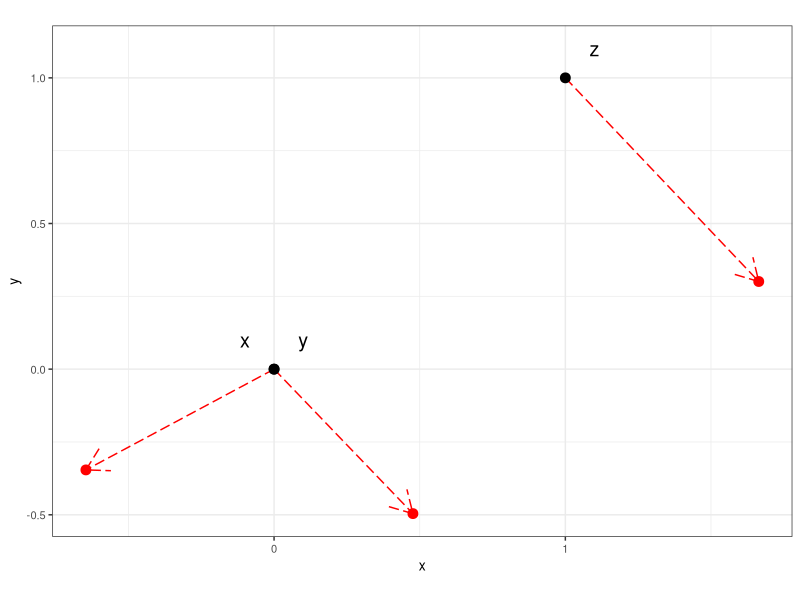
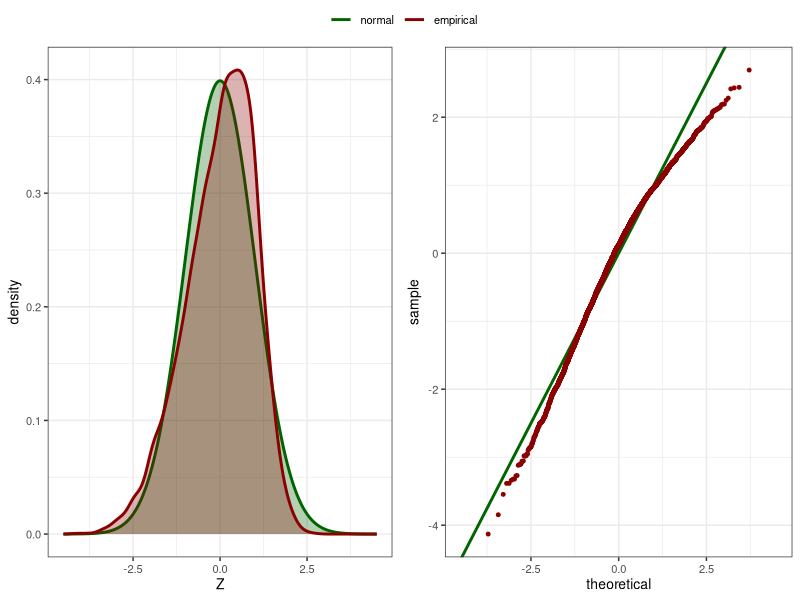

The R script that drew these images, in order: (Note: a time limit stopped this script after it produced the figures.)
## ---- chunk 1
knitr::opts_chunk$set(echo=TRUE)
knitr::opts_knit$set(root.dir="/home/robin/Documents/Conferences/AISTATS/2022/Code")
## ---- chunk 2
library("ggplot2") # general plotting
library("ggpubr") # combining plots
## ---- chunk 3
ntimes <- 5000 # number of noise replicates to investigate normality
maxdim <- 10000 # maximal dimension of the data set to be investigated
dims <- round(exp(seq(log(2), log(maxdim), length.out=10))) # dimensions to study from log-scale
a <- 0.75 # magnitude of noise: per dimension we sample noise uniformly from [-a, a]
## ---- chunk 4
sequences <- list()

# bounded 2-norm, bounded infinity-norm
sequences[[1]] <- rbind(rep(0, maxdim), rep(0, maxdim), c(1, rep(0, maxdim - 1)))

# increasing 2-norm, bounded infinity-norm
sequences[[2]] <- rbind(rep(0, maxdim), rep(0, maxdim), rep(1, maxdim))

# increasing 2-norm, increasing infinity-norm
sequences[[3]] <- rbind(rep(0, maxdim), rep(0, maxdim), (1:maxdim)^(1/4 - 0.01)) 
## ---- chunk 5
idx <- 2
x <- sequences[[idx]][1,]; y <- sequences[[idx]][2,]; z <- sequences[[idx]][3,]
## ---- chunk 6
set.seed(12)
X <- data.frame(x=c(x[1], y[1], z[1]), y=c(x[2], y[2], z[2]))
XN <- X + matrix(runif(2 * 3, min=-a, max=a), ncol=2)

ggplot(X, aes(x=x, y=y)) +
  geom_segment(x=X[,1], y=X[,2], xend=XN[,1], yend=XN[,2], color="red", arrow=arrow(), linetype=5) +
  geom_point(size=3) +
  geom_point(data=XN, col="red", size=3) +
  theme_bw() +
  theme(text=element_text(size=10)) +
  coord_fixed() +
  annotate("text", x=X[,1] + c(-.1, .1, .1), y=X[,2] + c(.1, .1, .1), label=c("x", "y", "z"), size=5)
## ---- chunk 7
sigma2 <- a^2 / 3 # variance of uniform distribution over [-a, a]
mu4 <- a^4 / 5 # fourth moment of uniform distribution over [-a, a]
## ---- chunk 8
this_dim <- 2
xd <- x[1:this_dim]; yd <- y[1:this_dim]; zd <- z[1:this_dim]
dxy <- norm(xd - yd, type="2"); dxz <- norm(xd - zd, type="2")
mu_d <- dxy^2 - dxz^2
sigma2_d <- 2 * this_dim * (mu4 + 3 * sigma2^2) + 
  8 * sigma2*(dxy^2 + dxz^2 - sum((xd - yd) * (xd - zd)))

Z <- sapply(1:ntimes, function(i){
    N <- matrix(runif(this_dim * 3, min=-a, max=a), ncol=3)
    dnxy <- norm(xd + N[,1] - yd - N[,2], type="2"); dnxz <- norm(xd + N[,1] - zd - N[,3], type="2")
    return((dnxy^2 - dnxz^2 - mu_d) / sqrt(sigma2_d))
  })

P1 <- ggplot(data.frame(Z=Z), aes(x=Z)) +
  stat_function(fun=dnorm, n=ntimes, geom="area", alpha=0.3, fill="darkgreen") +
  stat_function(fun=dnorm, n=ntimes, geom="line", aes(col="1"), size=1) +
  geom_density(alpha=.3, fill="darkred", col=NA) +
  geom_line(stat="density", aes(col="2"), size=1) +
  xlim(c(-4.5, 4.5)) +
  ylab("density") +
  scale_colour_manual(name="", labels=c("normal", "empirical"), values=c("darkgreen", "darkred")) +
  theme_bw() +
  theme(text=element_text(size=10))

P2 <- ggplot(data.frame(Z=Z), aes(sample=Z)) +
  geom_abline(aes(intercept=0, slope=1, col="1"), size=1) +
  stat_qq(aes(col="2"), size=1) +
  scale_colour_manual(name="", labels=c("normal", "empirical"), values=c("darkgreen", "darkred")) +
  xlim(c(-4.5, 4.5)) +
  theme_bw() +
  theme(text=element_text(size=10))

ggarrange(P1, P2, ncol=2, common.legend=TRUE)
## ---- chunk 9
this_dim <- maxdim
xd <- x[1:this_dim]; yd <- y[1:this_dim]; zd <- z[1:this_dim]
dxy <- norm(xd - yd, type="2"); dxz <- norm(xd - zd, type="2")
mu_d <- dxy^2 - dxz^2
sigma2_d <- 2 * this_dim * (mu4 + 3 *sigma2^2) +
  8 * sigma2 * (dxy^2 + dxz^2 - sum((xd - yd) * (xd - zd)))

Z <- sapply(1:ntimes, function(i){
  N <- matrix(runif(this_dim * 3, min=-a, max=a), ncol=3)
  dnxy <- norm(xd + N[,1] - yd - N[,2], type="2"); dnxz <- norm(xd + N[,1] - zd - N[,3], type="2")
  return((dnxy^2 - dnxz^2 - mu_d) / sqrt(sigma2_d))
})

P1 <- ggplot(data.frame(Z=Z), aes(x=Z)) +
  stat_function(fun=dnorm, n=ntimes, geom="area", alpha=0.3, fill="darkgreen") +
  stat_function(fun=dnorm, n=ntimes, geom="line", aes(col="1"), size=1) +
  geom_density(alpha=.3, fill="darkred", col=NA) +
  geom_line(stat="density", aes(col="2"), size=1) +
  xlim(c(-4.5, 4.5)) +
  ylab("density") +
  scale_colour_manual(name="", labels=c("normal", "empirical"), values=c("darkgreen", "darkred")) +
  theme_bw() +
  theme(text=element_text(size=10))

P2 <- ggplot(data.frame(Z=Z), aes(sample=Z)) +
  geom_abline(aes(intercept=0, slope=1, col="1"), size=1) +
  stat_qq(aes(col="2"), size=1) +
  scale_colour_manual(name="", labels=c("normal", "empirical"), values=c("darkgreen", "darkred")) +
  xlim(c(-4.5, 4.5)) +
  theme_bw() +
  theme(text=element_text(size=10)) 

ggarrange(P1, P2, ncol=2, common.legend=TRUE)
## ---- chunk 10
shapiro_tests <- data.frame(sequence=integer(), dim=integer(), ST=numeric())
sequence_params <- lapply(1:length(sequences), function(idx){
  lapply(dims, function(this_dim){
    xd <- x[1:this_dim]; yd <- y[1:this_dim]; zd <- z[1:this_dim]
    dxy <- norm(xd - yd, type="2"); dxz <- norm(xd - zd, type="2")
    mu_d <- dxy^2 - dxz^2
    sigma2_d <- 2 * this_dim * (mu4 + 3 * sigma2^2) +
      8 * sigma2 * (dxy^2 + dxz^2 - sum((xd - yd) * (xd - zd)))
    return(list(mu_d=mu_d, sigma2_d=sigma2_d))
  })
})

for(idx1 in 1:length(sequences)){
  x <- sequences[[idx1]][1,]; y <- sequences[[idx1]][2,]; z <- sequences[[idx1]][3,]
  
  Zs <- sapply(1:ntimes, function(n){
    N <- matrix(runif(maxdim * 3, min=-a, max=a), ncol=3)
    sapply(1:length(dims), function(idx2){
      this_dim <- dims[idx2]
      dnxy <- norm(x[1:this_dim] + N[1:this_dim, 1] - y[1:this_dim] - N[1:this_dim, 2], type="2")
      dnxz <- norm(x[1:this_dim] + N[1:this_dim, 1] - z[1:this_dim] - N[1:this_dim, 3], type="2")
      return((dnxy^2 - dnxz^2 - sequence_params[[idx1]][[idx2]]$mu_d) / 
               sqrt(sequence_params[[idx1]][[idx2]]$sigma2_d))
    })
  })

  ST <- sapply(apply(Zs, 1, shapiro.test), function(st) st[[1]])
  
  shapiro_tests[nrow(shapiro_tests) + 1:length(ST),] <- cbind(rep(idx1, length(ST)), dims, ST)
}

ggplot(shapiro_tests, aes(x=dim, y=ST, col=factor(sequence))) +
  geom_line() +
  geom_point() +
  scale_x_log10() +
  ylab("Shapiro-Wilk statistic") +
  scale_colour_manual(name="Convergence/Divergence", 
                      labels=c(bquote(l[2]~bounded~-~l[infinity]~bounded), 
                               bquote(l[2]~unbounded~-~l[infinity]~bounded),
                               bquote(l[2]~unbounded~-~l[infinity]~unbounded)),
                      values=c("#F8766D", "#7CAE00", "#00BFC4")) +
  theme_classic() +
  theme(text=element_text(size=10))
